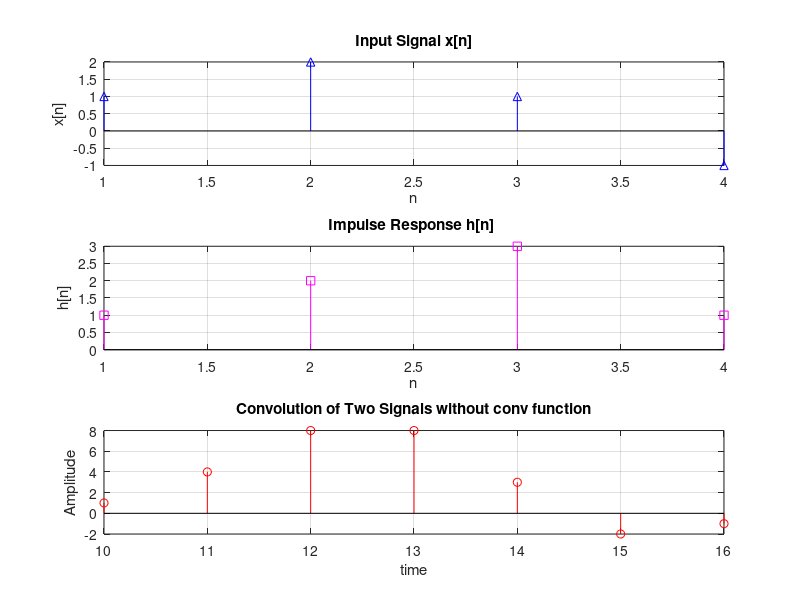

This figure's MATLAB source:
close all
clearvars
%x = input('Enter x: ')
x = [1 2 1 -1]; 
Xlow = input('Enter starting range of x(n) : ');
%h = input('Enter h: ')
h = [1 2 3 1];
Hlow = input('Enter starting range of h(n) : ');
Xup = length(x) + Xlow - 1;
Hup = length(h) + Hlow - 1;

nlow = Xlow + Hlow;
nup = Xup + Hup;
% convolution process start
m = length(x);
n = length(h);
X = [x, zeros(1, n)];
H = [h, zeros(1, m)];
for i = 1 : n + m - 1
    Y(i)= 0;
    for j = 1 : m
        if(i - j + 1 > 0)
            Y(i) = Y(i) + X(j) * H(i - j + 1);
        end
    end
end
% plot results
figure;
subplot(3,1,1); 
stem(x, '-b^'); 
xlabel('n');
ylabel('x[n]'); 
grid on;
title('Input Signal x[n]');

subplot(3,1,2); 
stem(h, '-ms');
xlabel('n'); 
ylabel('h[n]'); 
grid on;
title('Impulse Response h[n] ');

disp('Convolution values are of x(n) and h(n): ');
disp(Y);
subplot(3, 1, 3); 
t = nlow : 1 : nup;
stem(t, Y, '-ro');
ylabel('Y[n]'); 
xlabel('time'); 
ylabel('Amplitude');
grid on;
title('Convolution of Two Signals without conv function');


